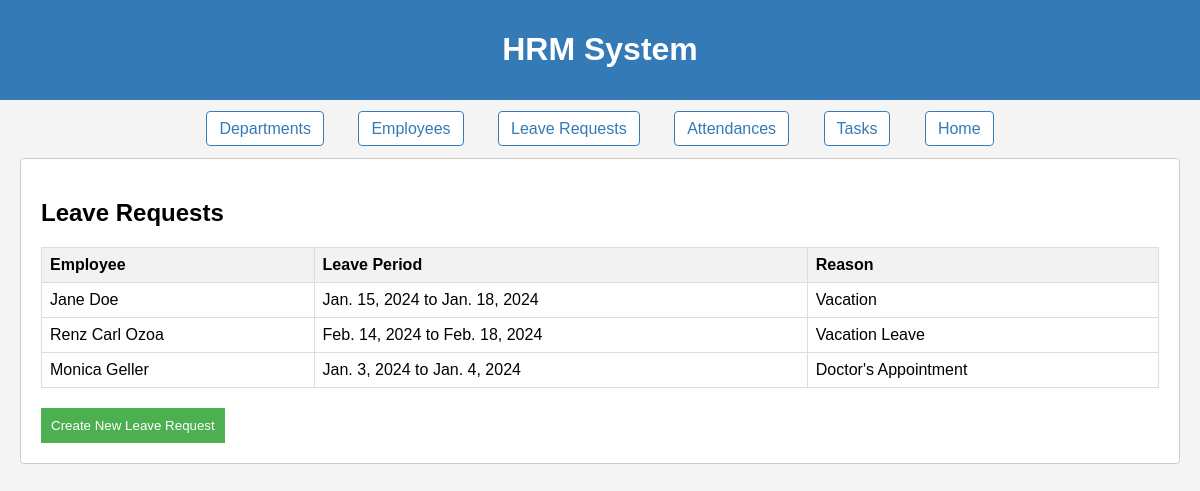
/leave-requests/, run on the app's committed database.
### final_app/models.py (models this page shows, shortened)
class BaseModel(models.Model):
    created_at = models.DateTimeField(auto_now_add=True)
    updated_at = models.DateTimeField(auto_now=True)
    class Meta:
        abstract = True

class LeaveRequest(BaseModel):
    employee = models.ForeignKey(Employee, on_delete=models.CASCADE)
    start_date = models.DateField()
    end_date = models.DateField()
    reason = models.TextField()

class Employee(BaseModel):
    name = models.CharField(max_length=255)
    email = models.EmailField()
    age = models.IntegerField(null=True, blank=True)
    salary = models.DecimalField(max_digits=10, decimal_places=2, null=True, blank=True)
    department = models.ForeignKey(Department, on_delete=models.SET_NULL, null=True, blank=True)
    profile_image = models.ImageField(upload_to='employee_images/', null=True, blank=True)

### final_app/views.py (the view)
# urls.py: path('leave-requests/', LeaveRequestListView.as_view(), name='leave-request-list'),
class LeaveRequestListView(ListView):
    model = LeaveRequest
    template_name = 'leave_request_list.html'
    context_object_name = 'leave_requests'

### final_app/templates/leave_request_list.html (shortened to what this page needs)
{% extends 'base.html' %}
{% block content %}
  <section class="leave-requests">
    <h2>Leave Requests</h2>
    {% if leave_requests %}
      <table class="leave-requests-table">
        <thead>
          <tr>
            <th>Employee</th>
            <th>Leave Period</th>
            <th>Reason</th>
          </tr>
        </thead>
        <tbody>
          {% for leave_request in leave_requests %}
            <tr>
              <td>{{ leave_request.employee.name }}</td>
              <td>{{ leave_request.start_date }} to {{ leave_request.end_date }}</td>
              <td>{{ leave_request.reason }}</td>
            </tr>
          {% endfor %}
        </tbody>
      </table>
    {% else %}
      <p>No leave requests available.</p>
    {% endif %}
  </section>
  <section class="new-leave-request">
    <a href="{% url 'leave-request-create' %}"><button>Create New Leave Request</button></a>
  </section>
{% endblock %}

### final_app/static/css/styles.css (style rules this page uses)
body { font-family: 'Arial', sans-serif; background-color: #f4f4f4; margin: 0; padding: 0; }
.leave-requests-table { width: 100%; border-collapse: collapse; margin-top: 20px; }
.leave-requests-table th, .leave-requests-table td { border: 1px solid #ddd; padding: 8px; text-align: left; }
.leave-requests-table th { background-color: #f2f2f2; }
.new-leave-request { margin-top: 20px; }
.new-leave-request button { padding: 10px; background-color: #4caf50; color: #fff; border: none; cursor: pointer; }
table { width: 100%; border-collapse: collapse; margin-top: 20px; }
th, td { border: 1px solid #ddd; padding: 8px; text-align: left; }
th { background-color: #f2f2f2; }

### data on the page
LeaveRequest: employee.name "Jane Doe", start_date "Jan. 15, 2024", end_date "Jan. 18, 2024", reason "Vacation"
LeaveRequest: employee.name "Renz Carl Ozoa", start_date "Feb. 14, 2024", end_date "Feb. 18, 2024", reason "Vacation Leave"
LeaveRequest: employee.name "Monica Geller", start_date "Jan. 3, 2024", end_date "Jan. 4, 2024", reason "Doctor's Appointment"
